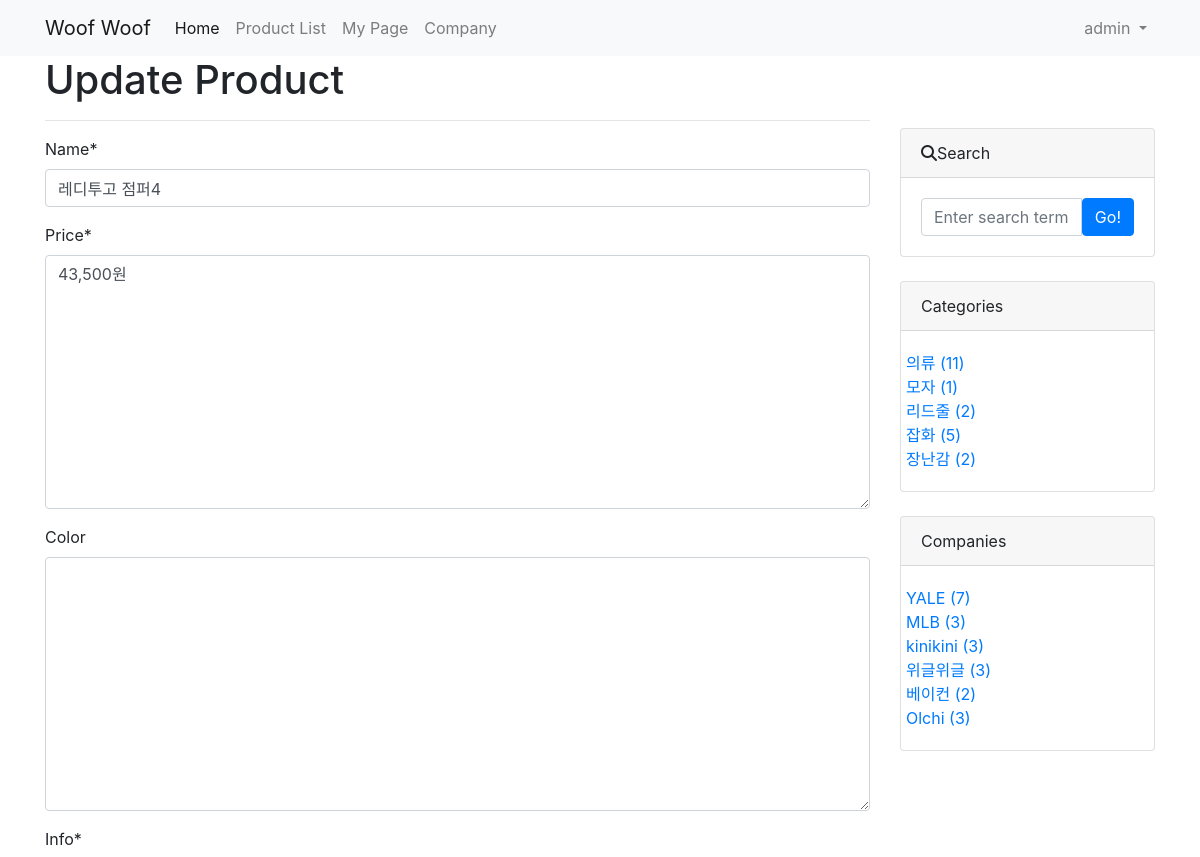
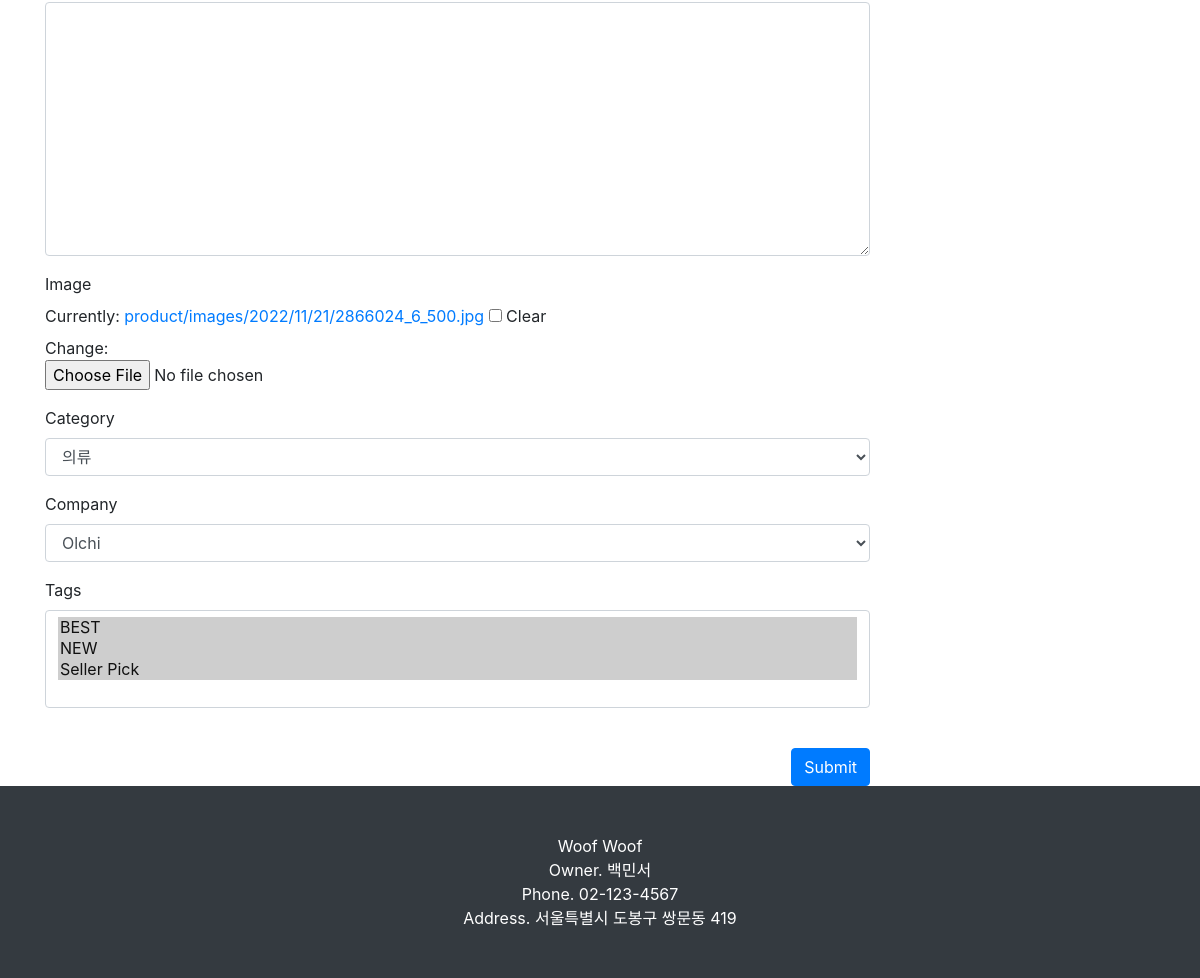
Page /product/update_product/20/ (signed in) on the committed database (2 pictures, top to bottom).
### product/models.py (models this page shows, shortened)
class Product(models.Model):
    name = models.CharField(max_length=50)
    price = models.TextField(max_length=50)
    color = models.TextField(blank=True)      # 추가 필드
    info = MarkdownxField()
    image = models.ImageField(upload_to='product/images/%Y/%m/%d/', blank=True)
    author = models.ForeignKey(User, null=True, on_delete=models.SET_NULL)
    company = models.ForeignKey(Company, null=True, blank=True, on_delete=models.SET_NULL)
    category = models.ForeignKey(Category, null=True, blank=True, on_delete=models.SET_NULL)
    tags = models.ManyToManyField(Tag, blank=True)  # 다대다 필드
    like = models.ManyToManyField(User, blank=True, related_name='like')

class Category(models.Model):
    name = models.CharField(max_length=50, unique=True)
    slug = models.SlugField(max_length=200, unique=True, allow_unicode=True)
    def __str__(self):
        return self.name
    class Meta:
        verbose_name_plural = 'Categories'

class Company(models.Model):    # 제조사 모델
    name = models.CharField(max_length=500, unique=True)
    slug = models.SlugField(max_length=200, unique=True, allow_unicode=True)
    ceo = models.TextField()    # 추가 필드
    tel = models.TextField()
    address = models.TextField()
    def __str__(self):
        return self.name
    class Meta:
        verbose_name_plural = 'Companies'

### product/views.py (the view)
# urls.py: path('update_product/<int:pk>/', views.ProductUpdate.as_view()),
class ProductUpdate(LoginRequiredMixin, UpdateView):
    model = Product
    fields = ['name', 'price', 'color', 'info', 'image', 'category', 'company', 'tags']
    template_name = 'product/product_update_form.html'
    def dispatch(self, request, *args, **kwargs):
        if request.user.is_authenticated and request.user == self.get_object().author:
            return super(ProductUpdate, self).dispatch(request, *args, **kwargs)
        else:
            raise PermissionDenied
    def get_context_data(self, *, object_list=None, **kwargs):  ##추가인자##
        context = super(ProductUpdate, self).get_context_data()
        context['categories'] = Category.objects.all()
        context['no_category_product_count'] = Product.objects.filter(category=None).count
        context['companies'] = Company.objects.all()
        context['no_company_product_count'] = Product.objects.filter(category=None).count
        return context

### product/models.py (called while the page is built)
    def __str__(self):
        return self.name

### product/templates/product/product_update_form.html (shortened to what this page needs)
{% extends 'product/base.html' %}
{% load crispy_forms_tags %}
{% block main_area %}
    <h1> Update Product</h1>
    <hr/>
    <form method="post" enctype="multipart/form-data">
            <table>
            {{form | crispy}}
            </table>
            <br>
        <button type="submit" class="btn btn-primary float-right">Submit</button>
    </form>
{% endblock %}

### product/templates/product/navbar.html (shortened to what this page needs)
<nav class="navbar navbar-expand-lg navbar-light bg-light">
      <div class="container">
        <a class="navbar-brand" href="/">Woof Woof</a>
        <div class="collapse navbar-collapse" id="navbarNavDropdown">
          <ul class="navbar-nav">
            <li class="nav-item active">
              <a class="nav-link" href="/">Home</a>
            </li>
            <li class="nav-item">
              <a class="nav-link" href="/product/">Product List</a>
            </li>
            {% if user.is_authenticated %}
            <li class="nav-item">
              <a class="nav-link" href="/mypage/">My Page</a>
            </li>
            {% endif %}
              <li class="nav-item">
              <a class="nav-link" href="/company/">Company</a>
            </li>
          </ul>
            <ul class="navbar-nav ml-auto">
              {% if user.is_authenticated %}
              <li class="nav-item dropdown">
              <a class="nav-link dropdown-toggle" href="#" id="navbarDropdownMenuLink" role="button" data-toggle="dropdown" aria-haspopup="true" aria-expanded="false">
                {{user.username}}
              </a>
            </li>
              {% else %}
              <li class="nav-item">
                <a class="nav-link" href="#" data-toggle="modal" data-target="#loginModal">LogIn</a>
              {% endif %}
            </ul>
        </div>
        </div>
      </nav>

### product/templates/product/sidebar.html (shortened to what this page needs)
    <br><br><br>
            <div class="card mb-4">
              <div class="card-header"><i class="fa-solid fa-magnifying-glass"></i>Search</div>
                 <div class="card-body">
                     <div class="input-group">
                          <input id="search-input" class="form-control" type="text" placeholder="Enter search term..." aria-label="Enter search term..." aria-describedby="button-search" />
                          <button class="btn btn-primary" id="button-search" type="button" onclick="searchProduct();">Go!</button>
                     </div>
                  </div>
            </div>
          <div class="card mb-4" id='category_card'>
              <div class="card-header">Categories</div>
              <div class="card-body">
                  <div class="row">
                              <ul class="list-unstyled mb-0">
                                  {% for c in categories %}
                                 <li><a href="c.get_absolute_url">{{c}} ({{c.product_set.count}})</a></li>
                                  {% endfor %}
                             </ul>
                  </div>
              </div>
          </div>
         <div class="card mb-4" id='company_card'>
              <div class="card-header">Companies</div>
              <div class="card-body">
                  <div class="row">
                              <ul class="list-unstyled mb-0">
                                  {% for c in companies %}
                                 <li><a href="c.get_absolute_url">{{c}} ({{c.product_set.count}})</a></li>
                                  {% endfor %}
                             </ul>
                  </div>
              </div>
          </div>

### rows in the picture
Product: name "레디투고 점퍼4", price "43,500원", category "의류", company "Olchi"
Category: name "의류", product_set.count "11"
Category: name "모자", product_set.count "1"
Category: name "리드줄", product_set.count "2"
Category: name "잡화", product_set.count "5"
Category: name "장난감", product_set.count "2"
Company: name "YALE", product_set.count "7"
Company: name "MLB", product_set.count "3"
Company: name "kinikini", product_set.count "3"
Company: name "위글위글", product_set.count "3"
Company: name "베이컨", product_set.count "2"
Company: name "Olchi", product_set.count "3"

### other values in the picture
{{ user.username }} "admin"
